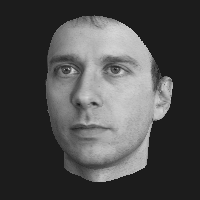
#> input picture data_3_variables/0000_-12_0_0_15_0_1.pgm, 200 x 200 px; its folder holds 4 pictures in this run
$ jupyter execute --allow-errors kMICA_2.ipynb
#> lines starting #> are read from the running program, lines starting #| are printed output that depends on the picture
This notebook reports the same experiments as kMICA, but we modified HOSVD, so that it does not perfom the local optimization part when truncation. We did that because we noticed that the projection algorithm (which uses the HOSVD function) returned the same results no matter which core tensor we got from the different MICA experiments.<br>
By doing this, we noticed that the accuracy significatively increased for every experiments.

### Imports

[cell 1]
import sklearn
from sklearn import *
import cv2
import os
import matplotlib.pyplot as plt
import numpy as np
import tensorly as tl
from tensorly import *
import scipy
import time

-------------------
### Load the dataset

[cell 2]
path = "./data_3_variables/"
n_person = 10
n_view = 9
n_illum = 6
x_size = 200
y_size = 200

images = np.empty((n_person, n_view, n_illum, x_size* y_size))
for im_name in os.listdir(path):
    parsed = im_name.split("_")
    person = int(parsed[0])
    view   = int(-int(parsed[1])/4)
    illum  = int(int(parsed[4])/15)-1
    images[person, view, illum] = cv2.resize(cv2.imread( path+im_name, 0), (x_size, y_size)).reshape(-1)/ 255.

[cell 3]
def plot_tensor_slice(T, x_size=x_size, y_size=y_size,  n=0):
#> called with T = array of shape (10, 9, 6, 40000), x_size = 200, y_size = 200, n = 0
    fig = plt.figure(figsize=(3*T.shape[1], 3*T.shape[2]))
    fig.subplots_adjust(wspace=0, hspace=0)
    for i in range(T.shape[1]):
        for j in range(T.shape[2]):
            sub = fig.add_subplot(T.shape[1],T.shape[2],T.shape[2]*i + j+1)
            plt.imshow(T[n,i,j].reshape(x_size, y_size), cmap="gray")
            plt.axis("off")
    plt.show()
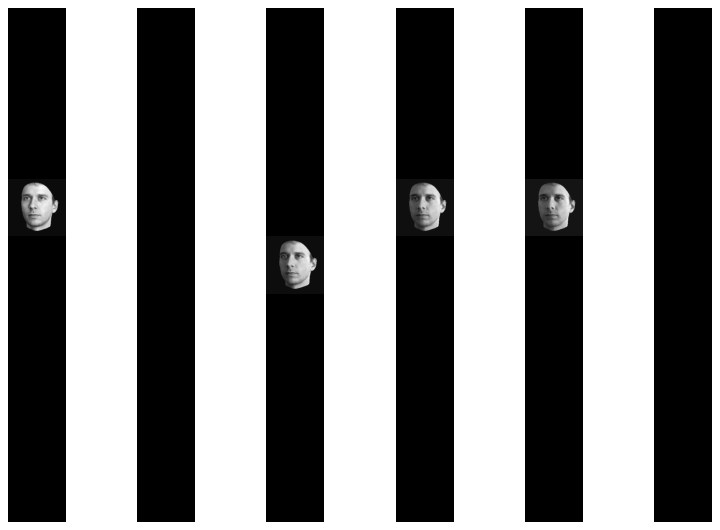
#> figure drawn by matplotlib, 54 panels
plot_tensor_slice(images, n=0)

The dataset we used, was built using 3D scans of 10 differents persons, from which they extracted 200*200 pixels images from 9 different angle of view and 6 different illumination. The image above is the first slice along the person mode of the data tensor, ie all the pictures of the first person. <br><br>
From this data set we will create the training set by removing :
    - the slices along the view point mode of index so that : view_index % 3 == 1
    - the slices along the illumination mode of index so that : illum_index % 2 == 1
It result a training tensor of shape [10, 6, 3, 40000] <br><br>
The test set is the list of images from the data tensor where the index is such that :
    - view_index % 3 == 1  AND illum_index % 3 = 1
It result a list of 90 images.

[cell 4]
X_test = []
y_test = []
view_index = [i for i in range(n_view) if i%3 != 1]
illum_index = [i for i in range(n_illum) if i%2 != 1]
n_view2 = len(view_index)
n_illum2 = len(illum_index)
X_train = np.empty((n_person, n_view2, n_illum2, x_size*y_size ))
for i in range(n_person):
    for j in range(n_view):
        for k in range(n_illum):
            if j%3 == 1 and k%2 == 1:
                X_test.append(images[i,j,k])
                y_test.append(i)
            elif j%3 != 1 and k%2 != 1:
                X_train[i, view_index.index(j), illum_index.index(k)] = images[i,j,k]
            else:
                pass
X_test = np.array(X_test).reshape(-1, x_size*y_size)
y_test = np.array(y_test)

The image below is the first slice along the person mode of the training tensor.

[cell 5]
plot_tensor_slice(X_train, n=0)
#> call 2 of plot_tensor_slice, with T = array of shape (10, 6, 3, 40000), x_size = 200, y_size = 200, n = 0
#> in plot_tensor_slice (call 2), `plt.show()`:
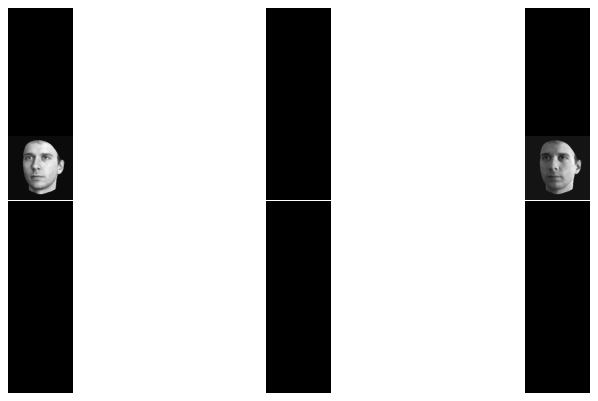
#> figure drawn by matplotlib, 18 panels

----------------
### Functions

[cell 6]
# [39 lines left out: function HOSVD, not called in this run]

[cell 7]
# [17 lines left out: function cov, not called in this run]

[cell 8]
def MPCA(T, N=None, ranks=None, kernel="linear", iter_max=10, e=10, degree=2, alpha=1, beta=0, sigma=1 ):
    """ Perform MPCA on the tensor T on the first n modes of the tensor
        and performs the truncated MPCA, if ranks is given.
    """
#> called with T = array of shape (10, 6, 3, 40000), N = 3, kernel = 'linear', iter_max = 10, e = 10, degree = 2, alpha = 1, beta = 0
    assert isinstance(T, np.ndarray)
    if N is None:
        N = T.ndim
    trunc = True #tells if we perform HOSVD with truncation
    if ranks is None:
        ranks = np.array(T.shape)[:N]
        trunc = False
    assert N == len(ranks)
    U = list(np.empty(N))
    U_T = list(np.empty(N))
    V = list(np.empty(N))
    S = list(np.empty(N))
    for i in range(N):
        Tm = tl.base.unfold(T, i)
        u, s, v = np.linalg.svd( cov(Tm, kernel=kernel, degree= degree, alpha=alpha, beta=beta, sigma=sigma ) , full_matrices=False)
        U[i] = u[:, :ranks[i]]
        U_T[i] = u[:, :ranks[i]].T
        S[i] = s[:ranks[i]]
        V[i] = v[:ranks[i]]

    return tl.tenalg.multi_mode_dot(T, U_T, np.arange(N)), U, U_T, S, V
